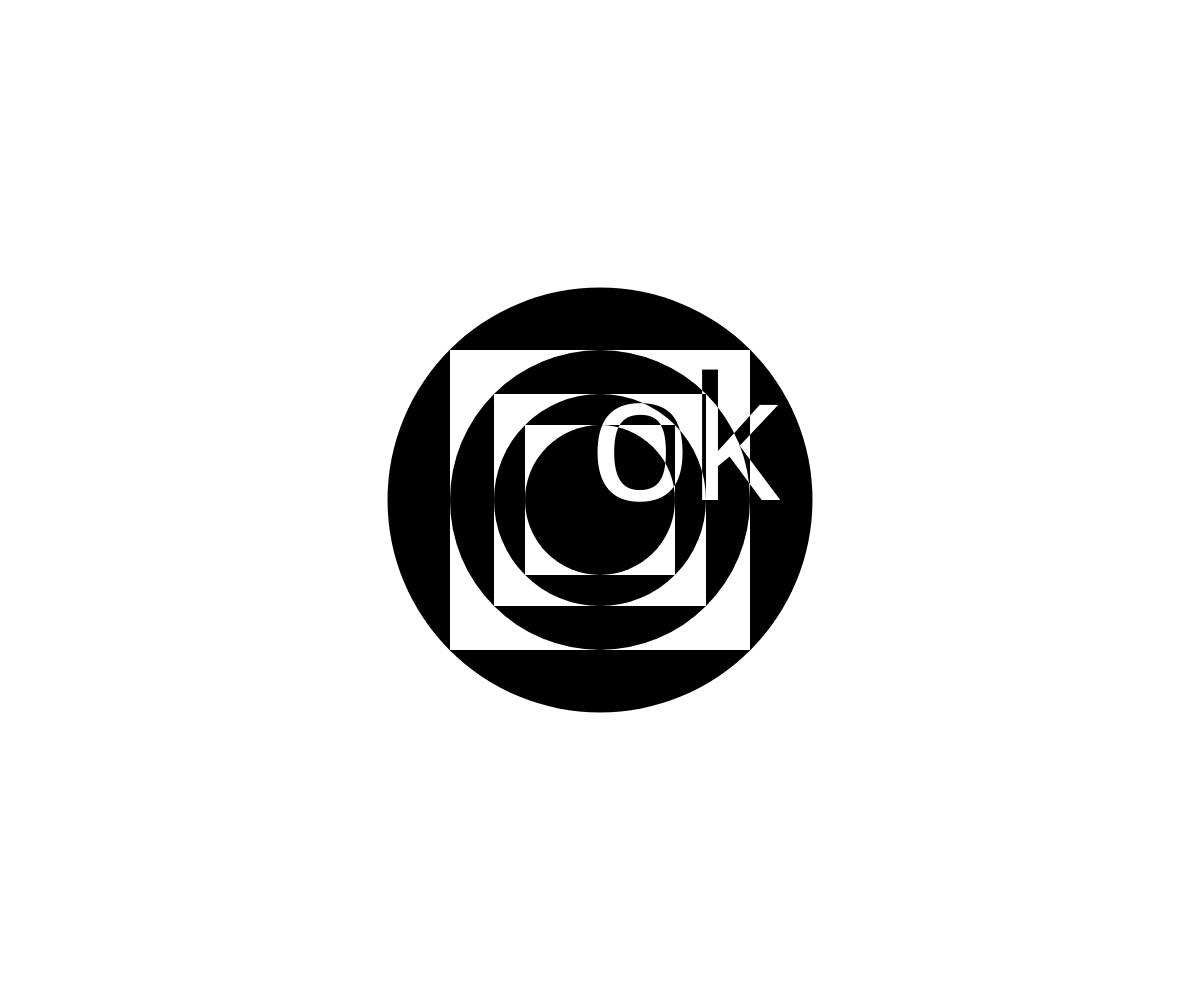
Frame 1 (no input)
Frame 60 (no input): identical to frame 1, image omitted
Frame 120 (the mouse pressed at the canvas centre since frame 60): identical to frame 1, image omitted

The p5.js sketch that drew this single still picture (run headless with seeded random() and noise() and a simulated clock; from frame 60 on, the mouse is pressed at the canvas centre):

// p5.js sketch
// ── sketch.js
function setup() {
  createCanvas(windowWidth,windowHeight);
  noStroke();
  blendMode(DIFFERENCE);

  var hw=windowWidth*.5;
  var hh=windowHeight*.5;
   //text
  push();
  textSize(180);
  fill(255);
  text("ok",hw-10,hh);
  pop();

  push();
  fill(255);
  ellipse(hw,hh,150,150);
  pop();

  push();
  fill(255);
  rect(hw-75,hh-75,150,150);
  pop();

  push();
  fill(255);
  ellipse(hw,hh,212,212);
  pop();

  push();
  fill(255);
  rect(hw-150,hh-150,300,300);
  pop();

push();
  fill(255);
  rect(hw-106,hh-106,212,212);
  pop();
  
  push();
  fill(255);
  ellipse(hw,hh,300,300);
  pop();

   push();

  fill(255);
  rect(hw-300,hh-300,600,600);
  pop();
  
  push();
  fill(255);
  ellipse(hw,hh,425,425);
  pop();

 
   
}

function draw() {




 

 
}

function windowResized(){
  setup();
}
